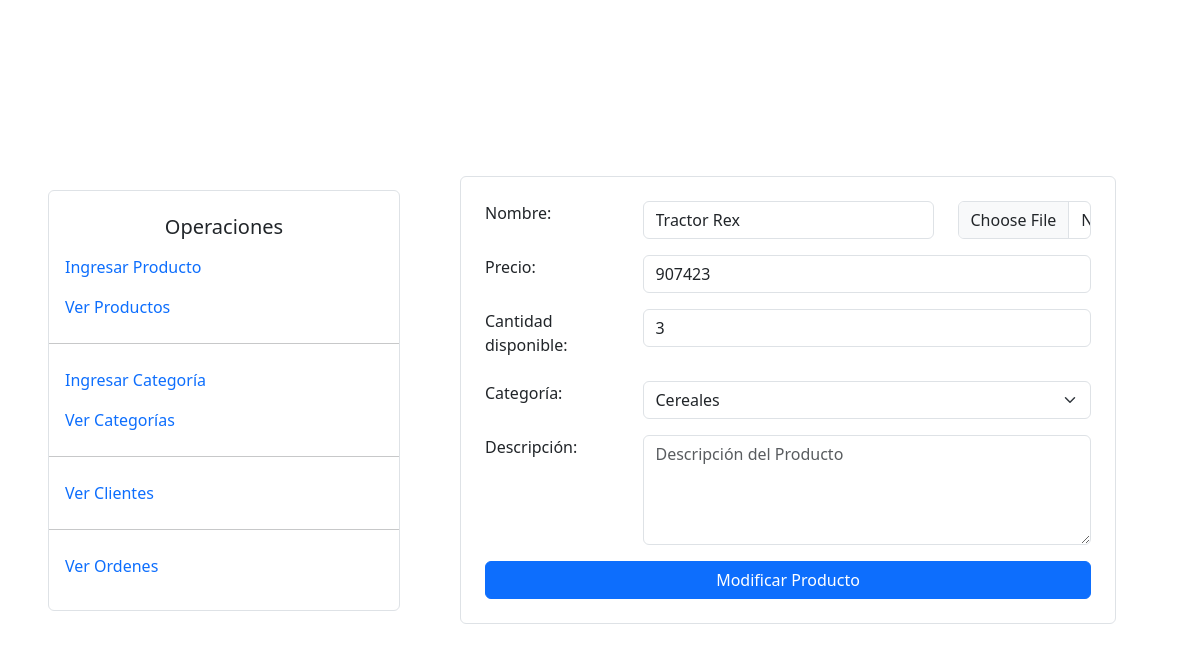
The app's page /admin/home/ver_producto/modificar.php?id=31 with its own data.
### tables this page shows
CREATE TABLE `productos` (
  `Id` int(11) NOT NULL,
  `Nombre` text NOT NULL,
  `Precio` double NOT NULL,
  `Cantidad` int(11) NOT NULL,
  `Descripcion` text NOT NULL,
  `Imagen` longblob NOT NULL,
  `Categoria_id` int(11) NOT NULL
);

### admin/home/ver_producto/modificar.php (the view, shortened to what this page needs)
<?php require_once ROOT_PATH . '/db.php' ?>
<?php require_once ROOT_PATH . '/includes/head.php' ?>
    <div class="container-fluid px-md-5">
        <div class="row vh-100 align-items-center justify-content-sm-center">
            <?php require_once ROOT_PATH . '/components/nav.php' ?>
            <div class="col-12 col-sm-10 col-md-8 px-md-5">
                <?php
                $id = $_REQUEST['id'];
                $producto = mysqli_fetch_array(mysqli_query($conn, "SELECT * FROM productos WHERE productos.id = $id"));
                ?>
                <form class="border rounded p-4 mt-5 mt-md-0" action="modificar.php" method="post" enctype="multipart/form-data">
                    <div class="row mb-3">
                        <label for="" class="col-md-3 form-label">Nombre:</label>
                        <div class="col-md-6">
                            <input type="text" name="nombre" id="nombre" placeholder="Nombre del Producto" class="form-control" required value="<?= $producto['Nombre']?>">
                        </div>
                        <div class="col-md-3">
                            <input type="file" class="form-control" name="imagen" id="imagen" required>
                        </div>
                    </div>
                    <div class="row mb-3">
                        <label for="" class="col-md-3 form-label">Precio:</label>
                        <div class="col-md-9">
                            <input type="number" name="precio" id="precio" placeholder="Precio del Producto" class="form-control" required value="<?= $producto['Precio']?>">
                        </div>
                    </div>
                    <div class="row mb-3">
                        <label for="" class="col-md-3 form-label">Cantidad disponible:</label>
                        <div class="col-md-9">
                            <input type="number" name="cantidad" id="cantidad" placeholder="Cantidad Disponible" class="form-control" required value="<?= $producto['Cantidad']?>">
                        </div>
                    </div>
                    <div class="row mb-3">
                        <label for="categoria" class="col-md-3 form-label">Categoría:</label>
                        <div class="col-md-9">
                            <select name="categoria" id="categoria" class="form-select">
                                <?php
                                $categorias = mysqli_query($conn, "SELECT * FROM categorias");
                                while($categoria = mysqli_fetch_array($categorias)) {?>
                                    <option value="<?= $categoria['Id']?>"><?= $categoria['Nombre']?></option>
                                <?php }?>
                            </select>
                        </div>
                    </div>
                    <div class="row mb-3">
                        <label for="descripcion" class="col-md-3 form-label">Descripción:</label>
                        <div class="col-md-9">
                            <textarea name="descripcion" id="descripcion" placeholder="Descripción del Producto" class="form-control" rows="4"></textarea>
                        </div>
                    </div>
                    <div class="d-grid mt-3">
                        <button class="btn btn-primary" type="submit">
                            Modificar Producto
                        </button>
                    </div>
                </form>
            </div>
        </div>
    </div>
</body>
</html>

### records on screen
productos: nombre "Tractor Rex", precio "907423", cantidad "3"

### other values on screen
form field categoria "Cereales"
